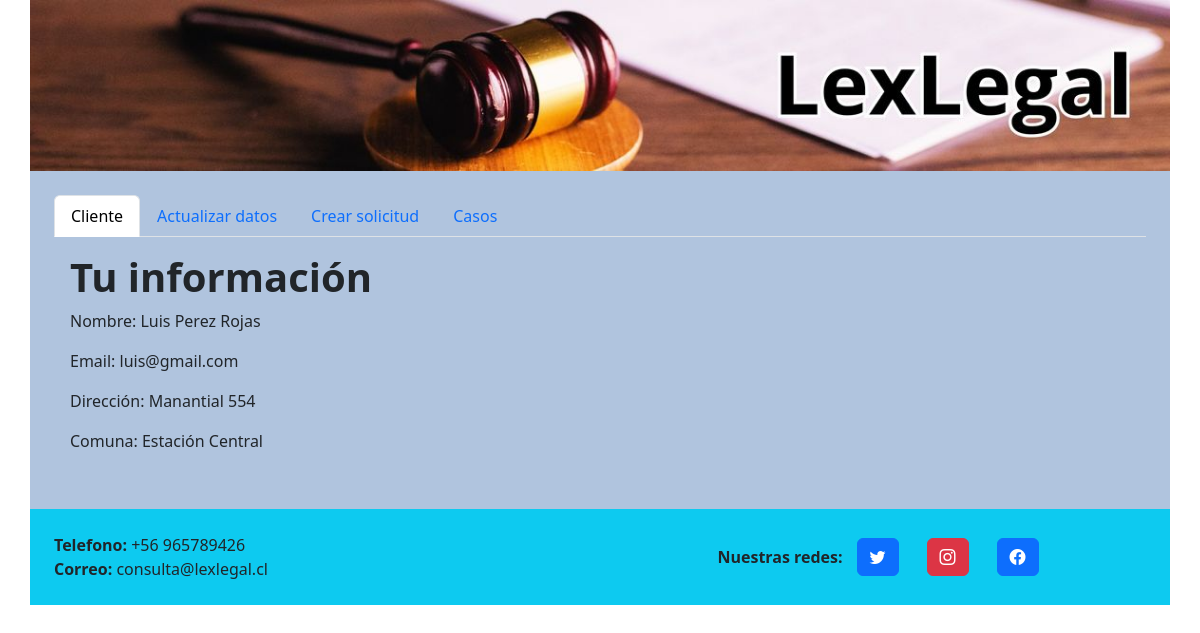
The app's page /Webapp/cliente (signed in) with its own data.
### Webapp/models.py (models this page shows, shortened)
class cliente(models.Model):
    runCliente = models.CharField(max_length=10, primary_key=True)
    nombreCliente = models.CharField(max_length=20, blank=False, null=False)
    correoCliente = models.EmailField(max_length=20, blank=False, null=False)
    contraseñaCliente = models.CharField(max_length=15, blank=False, null=False)
    apPaternoCliente = models.CharField(max_length=20, blank=False, null=False)
    apMaternoCliente = models.CharField(max_length=20, blank=False, null=False)
    direccionCliente = models.CharField(max_length=20, blank=False, null=False)
    telefonoCliente = models.IntegerField(blank=False, null=False)
    comuna = models.ForeignKey("comuna", on_delete=models.CASCADE)

class comuna(models.Model):
    idComuna = models.AutoField(primary_key=True)
    nombreComuna = models.CharField(max_length=20, blank=False, null=False)
    def __str__(self):
        return str(self.nombreComuna)

### Webapp/views.py (the view)
# urls.py: path("cliente", views.cliente_view, name="cliente"),
def cliente_view(request):
    run = request.session["runCliente"]
    cli = cliente.objects.get(runCliente=run)
    com = comuna.objects.all()
    sol_aceptada = solicitud_aceptada.objects.all()
    ca = caso.objects.all()
    context = {
        "cliente": cli,
        "comuna": com,
        "aceptada": sol_aceptada,
        "caso": ca,
    }
    return render(request, "pages/cliente.html", context)

### Webapp/models.py (called while the page is built)
    def __str__(self):
        return str(self.nombreEmpleado)+" "+str(self.apPaternoEmpleado)+" "+str(self.apMaternoEmpleado)

### Webapp/templates/pages/cliente.html (shortened to what this page needs)
<!DOCTYPE html>
<html lang="es">
<head>
  {% load static %}
  <link href="https://cdn.jsdelivr.net/npm/bootstrap@5.3.0/dist/css/bootstrap.min.css" rel="stylesheet">
  <link rel="stylesheet" href="https://cdn.jsdelivr.net/npm/bootstrap-icons@1.10.5/font/bootstrap-icons.css">
  <link rel="stylesheet" href="{% static 'css/styles.css' %}">
</head>
<body>
  <header>
    <div class="container">
      <div class="row">
        <div class="col-12 col-md-12 bg-info px-0 ">
          <a href="{% url 'index' %}"><img src="{% static 'img/banner.jpg' %}" alt="LexLegal" class="w-100"></a>
        </div>
      </div>
    </div>
  </header>
  <main>
    <div class="container">
      <div class="row bg-principal">
        <div class="col-12 p-4 principal text-justify">
          <nav>
            <div class="nav nav-tabs" id="nav-tab" role="tablist">
              <button class="nav-link active" id="nav-home-tab" data-bs-toggle="tab" data-bs-target="#nav-perfil" type="button" role="tab" aria-controls="nav-home" aria-selected="true">Cliente</button>
              <button class="nav-link" id="nav-contact-tab" data-bs-toggle="tab" data-bs-target="#nav-actualizar" type="button" role="tab" aria-controls="nav-contact" aria-selected="false">Actualizar datos</button>
              <button class="nav-link" id="nav-profile-tab" data-bs-toggle="tab" data-bs-target="#nav-solicitud" type="button" role="tab" aria-controls="nav-profile" aria-selected="false">Crear solicitud</button>
              <button class="nav-link" id="nav-contact-tab" data-bs-toggle="tab" data-bs-target="#nav-caso" type="button" role="tab" aria-controls="nav-contact" aria-selected="false">Casos</button>
            </div>
          </nav>
          <div class="tab-content" id="nav-tabContent">
            <div class="tab-pane fade show active p-3" id="nav-perfil" role="tabpanel" aria-labelledby="nav-home-tab" tabindex="0">
              <h1>Tu información</h1>
              <p>Nombre: {{cliente.nombreCliente}} {{cliente.apPaternoCliente}} {{cliente.apMaternoCliente}}</p>
              <p>Email: {{cliente.correoCliente}}</p>
              <p>Dirección: {{cliente.direccionCliente}}</p>
              <p>Comuna: {{cliente.comuna}}</p>
            </div>
          </div>
        </div>
      </div>
    </div>
  </main>
  <footer>
    <div class="container">
      <div class="row">
        <div class="col-12 col-md-6 p-4 bg-info">
          <span style="font-weight: bold;">Telefono:</span>
          <span>+56 965789426</span><br>
          <span style="font-weight: bold;">Correo:</span>
          <span>consulta@lexlegal.cl</span>
        </div>
        <div class="col-12 col-md-6 p-4 bg-info d-flex justify-content-center align-items-center">
          <span style="font-weight: bold;">Nuestras redes:</span>
          <div class="col-6 col-md-4 d-flex redes justify-content-center align-items-center">
            <a href="https://twitter.com/">
              <button class="btn btn-primary">
                <i class="bi bi-twitter"></i>
              </button>
            </a>
          </div>
          <div class="col-6 col-md-4 d-flex redes justify-content-center align-items-center">
            <a href="https://instagram.com/">
              <button class="btn btn-danger">
                <i class="bi bi-instagram"></i>
              </button>
            </a>
          </div>
          <div class="col-6 col-md-4 d-flex  redes justify-content-center align-items-center">
            <a href="https://facebook.com/">
              <button class="btn btn-primary">
                <i class="bi bi-facebook"></i>
              </button>
            </a>
          </div>
        </div>
      </div>
    </div>
  </footer>
</body>
</html>

### Webapp/static/css/styles.css (style rules this page uses)
h1 { font-weight: bold; }
.bg-principal { background-color: lightsteelblue; }
.principal p { text-align: justify; }
.redes { width: 70px; }

### records on screen
cliente: nombreCliente "Luis", apPaternoCliente "Perez", apMaternoCliente "Rojas", correoCliente "luis@gmail.com", direccionCliente "Manantial 554", comuna "Estación Central"
